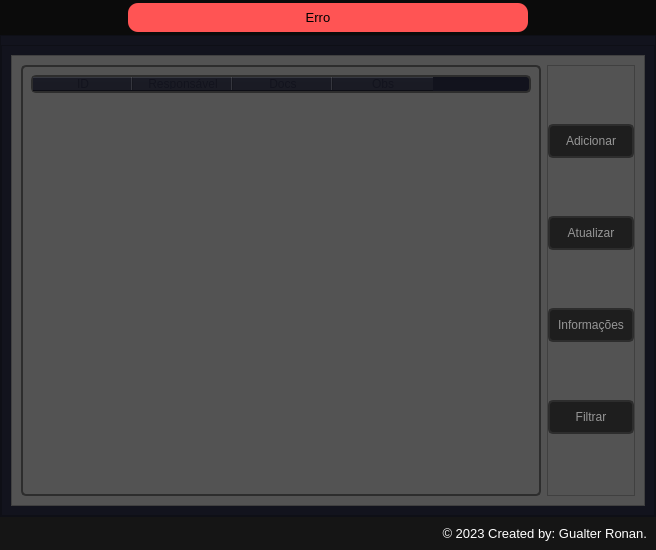
<?xml version="1.0" encoding="UTF-8"?>
<ui version="4.0">
 <class>MainWindow</class>
 <widget class="QMainWindow" name="MainWindow">
  <property name="geometry">
   <rect>
    <x>0</x>
    <y>0</y>
    <width>656</width>
    <height>550</height>
   </rect>
  </property>
  <property name="minimumSize">
   <size>
    <width>656</width>
    <height>550</height>
   </size>
  </property>
  <property name="windowTitle">
   <string>Home</string>
  </property>
  <property name="windowIcon">
   <iconset resource="../rsc.qrc">
    <normaloff>:/icon/Images/wind_icon.png</normaloff>:/icon/Images/wind_icon.png</iconset>
  </property>
  <widget class="QWidget" name="centralwidget">
   <property name="minimumSize">
    <size>
     <width>0</width>
     <height>0</height>
    </size>
   </property>
   <layout class="QVBoxLayout" name="verticalLayout">
    <property name="spacing">
     <number>0</number>
    </property>
    <property name="leftMargin">
     <number>0</number>
    </property>
    <property name="topMargin">
     <number>0</number>
    </property>
    <property name="rightMargin">
     <number>0</number>
    </property>
    <property name="bottomMargin">
     <number>0</number>
    </property>
    <item>
     <widget class="QFrame" name="top_bar">
      <property name="minimumSize">
       <size>
        <width>0</width>
        <height>35</height>
       </size>
      </property>
      <property name="maximumSize">
       <size>
        <width>16777215</width>
        <height>16777215</height>
       </size>
      </property>
      <property name="styleSheet">
       <string notr="true">background-color: rgb(11, 11, 11);</string>
      </property>
      <property name="frameShape">
       <enum>QFrame::NoFrame</enum>
      </property>
      <property name="frameShadow">
       <enum>QFrame::Raised</enum>
      </property>
      <layout class="QHBoxLayout" name="horizontalLayout_2">
       <property name="spacing">
        <number>0</number>
       </property>
       <property name="leftMargin">
        <number>0</number>
       </property>
       <property name="topMargin">
        <number>3</number>
       </property>
       <property name="rightMargin">
        <number>0</number>
       </property>
       <property name="bottomMargin">
        <number>3</number>
       </property>
       <item>
        <widget class="QFrame" name="frame_erro">
         <property name="maximumSize">
          <size>
           <width>400</width>
           <height>16777215</height>
          </size>
         </property>
         <property name="styleSheet">
          <string notr="true">background-color: rgb(255, 84, 84);
border-radius: 10px;</string>
         </property>
         <property name="frameShape">
          <enum>QFrame::NoFrame</enum>
         </property>
         <property name="frameShadow">
          <enum>QFrame::Raised</enum>
         </property>
         <layout class="QHBoxLayout" name="horizontalLayout_3">
          <property name="spacing">
           <number>0</number>
          </property>
          <property name="leftMargin">
           <number>5</number>
          </property>
          <property name="topMargin">
           <number>0</number>
          </property>
          <property name="rightMargin">
           <number>5</number>
          </property>
          <property name="bottomMargin">
           <number>0</number>
          </property>
          <item>
           <widget class="QLabel" name="label_erro">
            <property name="font">
             <font>
              <family>Segoe UI</family>
              <pointsize>10</pointsize>
             </font>
            </property>
            <property name="text">
             <string>Erro</string>
            </property>
            <property name="alignment">
             <set>Qt::AlignCenter</set>
            </property>
           </widget>
          </item>
          <item>
           <widget class="QPushButton" name="bt_cl_popup">
            <property name="maximumSize">
             <size>
              <width>20</width>
              <height>20</height>
             </size>
            </property>
            <property name="cursor">
             <cursorShape>PointingHandCursor</cursorShape>
            </property>
            <property name="styleSheet">
             <string notr="true">image: url(:/close/Images/close-icon.png);
QPushButton {
	border-radius: 5px;
	background-image: url(:/close-icon/Images/close-icon.png);
	background-position: center;
	background-color: rgb(190, 0, 0);
}
QPushButton:hover{
	color: rgb(255, 255, 255);
	background-color: rgb(165, 0, 0);
}
QPushButton:pressed {
	color: rgb(255, 255, 255);
	background-color: rgb(190, 0, 0);
}</string>
            </property>
            <property name="text">
             <string/>
            </property>
           </widget>
          </item>
         </layout>
        </widget>
       </item>
      </layout>
     </widget>
    </item>
    <item>
     <widget class="QFrame" name="frame_home">
      <property name="styleSheet">
       <string notr="true">background-color: rgb(18, 19, 29);</string>
      </property>
      <property name="frameShape">
       <enum>QFrame::StyledPanel</enum>
      </property>
      <property name="frameShadow">
       <enum>QFrame::Raised</enum>
      </property>
      <layout class="QVBoxLayout" name="verticalLayout_3">
       <property name="leftMargin">
        <number>0</number>
       </property>
       <property name="rightMargin">
        <number>0</number>
       </property>
       <property name="bottomMargin">
        <number>0</number>
       </property>
       <item>
        <widget class="QFrame" name="frame_2">
         <property name="minimumSize">
          <size>
           <width>0</width>
           <height>88</height>
          </size>
         </property>
         <property name="frameShape">
          <enum>QFrame::StyledPanel</enum>
         </property>
         <property name="frameShadow">
          <enum>QFrame::Raised</enum>
         </property>
         <layout class="QHBoxLayout" name="horizontalLayout_4">
          <item>
           <widget class="QFrame" name="frame">
            <property name="minimumSize">
             <size>
              <width>633</width>
              <height>66</height>
             </size>
            </property>
            <property name="styleSheet">
             <string notr="true">background-color: rgb(83, 83, 83);</string>
            </property>
            <property name="frameShape">
             <enum>QFrame::StyledPanel</enum>
            </property>
            <property name="frameShadow">
             <enum>QFrame::Raised</enum>
            </property>
            <layout class="QGridLayout" name="gridLayout">
             <item row="0" column="1">
              <widget class="QFrame" name="frame_bt_filtros">
               <property name="styleSheet">
                <string notr="true">QPushButton {
	border: 2px solid rgb(45, 45, 45);
	border-radius: 5px;
	background-color: rgb(30, 30, 30);
	color: rgb(150, 150, 150);
	padding: 8px;
}
QPushButton:hover {	
	border: 2px solid rgb(200, 200, 200);
	color: rgb(200, 200, 200);
}
QPushButton:pressed {
	border: 2px solid rgb(254, 14, 15);
	color: rgb(200, 200, 200);
}</string>
               </property>
               <property name="frameShape">
                <enum>QFrame::StyledPanel</enum>
               </property>
               <property name="frameShadow">
                <enum>QFrame::Raised</enum>
               </property>
               <layout class="QVBoxLayout" name="verticalLayout_6">
                <property name="spacing">
                 <number>0</number>
                </property>
                <property name="leftMargin">
                 <number>0</number>
                </property>
                <property name="topMargin">
                 <number>0</number>
                </property>
                <property name="rightMargin">
                 <number>0</number>
                </property>
                <property name="bottomMargin">
                 <number>0</number>
                </property>
                <item>
                 <widget class="QPushButton" name="bt_add">
                  <property name="text">
                   <string>Adicionar</string>
                  </property>
                 </widget>
                </item>
                <item>
                 <widget class="QPushButton" name="bt_update">
                  <property name="text">
                   <string>Atualizar</string>
                  </property>
                 </widget>
                </item>
                <item>
                 <widget class="QPushButton" name="bt_info">
                  <property name="text">
                   <string>Informações</string>
                  </property>
                 </widget>
                </item>
                <item>
                 <widget class="QPushButton" name="bt_filter">
                  <property name="text">
                   <string>Filtrar</string>
                  </property>
                 </widget>
                </item>
               </layout>
              </widget>
             </item>
             <item row="0" column="0">
              <widget class="QTableWidget" name="table">
               <property name="minimumSize">
                <size>
                 <width>0</width>
                 <height>0</height>
                </size>
               </property>
               <property name="font">
                <font>
                 <pointsize>12</pointsize>
                </font>
               </property>
               <property name="styleSheet">
                <string notr="true">QTableWidget {
	border: 2px solid rgb(45, 45, 45);
	border-radius: 5px;
	background-color: rgb(83, 83, 83);
	color: rgb(150, 150, 150);
	padding: 8px;
}
QTableWidget::item:selected {
	background-color: rgb(150, 150, 150);
	color: rgb(222, 222, 222);
}
QHeaderView {
	border: 2px solid rgb(45, 45, 45);
	border-radius: 5px;
	background-color: rgb(18, 19, 29);
	color: rgb(18, 19, 29);
}</string>
               </property>
               <column>
                <property name="text">
                 <string>ID</string>
                </property>
               </column>
               <column>
                <property name="text">
                 <string>Responsável</string>
                </property>
               </column>
               <column>
                <property name="text">
                 <string>Docs</string>
                </property>
               </column>
               <column>
                <property name="text">
                 <string>Obs</string>
                </property>
               </column>
              </widget>
             </item>
            </layout>
           </widget>
          </item>
         </layout>
        </widget>
       </item>
      </layout>
     </widget>
    </item>
    <item>
     <widget class="QFrame" name="bottom">
      <property name="maximumSize">
       <size>
        <width>16777215</width>
        <height>35</height>
       </size>
      </property>
      <property name="styleSheet">
       <string notr="true">background-color: rgb(21, 21, 21);</string>
      </property>
      <property name="frameShape">
       <enum>QFrame::NoFrame</enum>
      </property>
      <property name="frameShadow">
       <enum>QFrame::Raised</enum>
      </property>
      <layout class="QVBoxLayout" name="verticalLayout_2">
       <item>
        <widget class="QLabel" name="label_credits">
         <property name="font">
          <font>
           <pointsize>10</pointsize>
          </font>
         </property>
         <property name="styleSheet">
          <string notr="true">color: rgb(255, 255, 255);</string>
         </property>
         <property name="text">
          <string>© 2023 Created by: Gualter Ronan.</string>
         </property>
         <property name="alignment">
          <set>Qt::AlignRight|Qt::AlignTrailing|Qt::AlignVCenter</set>
         </property>
        </widget>
       </item>
      </layout>
     </widget>
    </item>
   </layout>
  </widget>
 </widget>
 <resources>
  <include location="../rsc.qrc"/>
 </resources>
 <connections/>
</ui>
